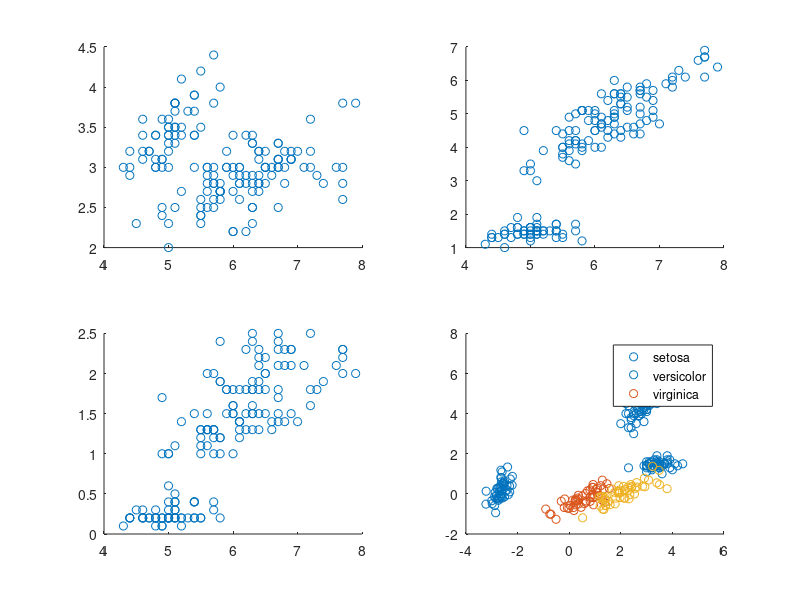

This chart was generated by the following MATLAB code: (Note: this script raises an error after producing the figure.)

%% Cargar la base de datos de iris %%

iris = load('fisheriris.mat')
datos = iris.meas;

%% Visualizar %%
subplot(2,2,1)
scatter(datos(:,1),datos(:,2) )
subplot(2,2,2)
scatter(datos(:,1),datos(:,3) )
subplot(2,2,3)
scatter(datos(:,1),datos(:,4) )
subplot(2,2,4)
scatter(datos(:,2),datos(:,3) )

%% Cambio de coordenadas %%
medias = mean(datos)
cdatos = datos - medias % Estandarizar permite simetria entre las variables
% Permite garantizar que el vector 0 exista con la estandarización.

%%Proyectar los datos en un nuevo subespacio incorrelacionado%%

% La proyección recupera la idea de la regresión lineal de minimizar el error de proyección %%
% O maximizar la distancia del origen a las proyecciones 
% En este caso, es más facil calcular la distancia de las proyecciones en
% lugar de minimizar los errores.
% Se usa la maximización de la suma de las distancias al cuadrado.
% En un caso simple para X y Y, asumiendo que se ve desde la regresión
% lineal
% Se establece una propuesta y una restricción: w0 = 0.9982 y w1 = 0.06
% Restricción: circulo unitario (nomra 1) para normalizar: w0^2 + w1^2 = 0
% SSD(w) = XW

% La covarianza nos dice como se dispersan hacia todos lados la información
S = cov(datos)

% Calcular los eigen valores %
[V, D] = eig(S)

% D = Eigenvalores
% V vectores que generan la cosa

100*diag(D)/sum(diag(D))

%% Reordenamiento %%

NB = cdatos * V

% Dado que las proyecciones más grandes son de las columnas 4 y 3
% respectivamente

% Proyectar los scores de 4 y 3
%scatter(NB(:,4),NB(:,3),"filled")
especies = iris.species
gscatter(NB(:,4), NB(:,3),especies)
colororder("reef")



%% PCA DE MATLAB %%
[coeff, scores, latent, ~, explained] = pca(datos);

scores(1:5,:)




